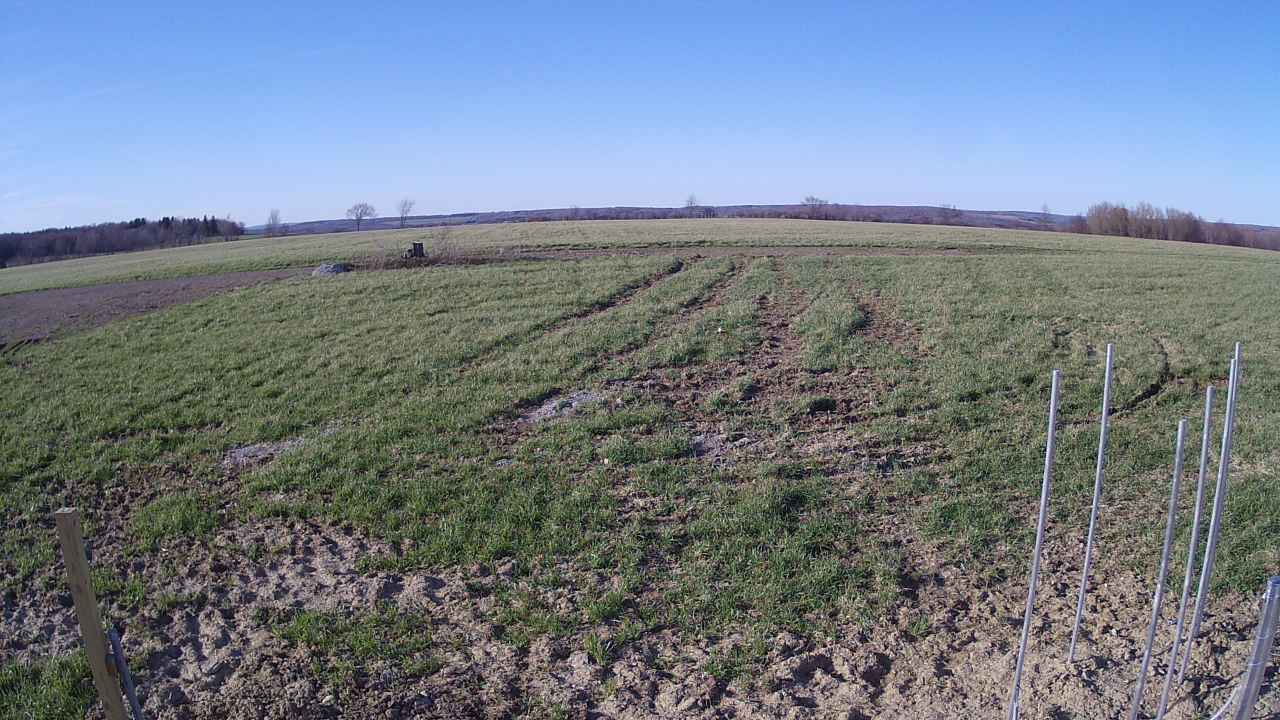
#> input picture mesonet/20160420T221001_DELE.jpg, 1280 x 720 px, found by its file name
$ jupyter execute mesonet_cv2_white.ipynb   (shell and % lines are left out)
#> lines starting #> are read from the running program, lines starting #| are printed output that depends on the picture; after the words box and inside, x2 and y2 are one past the last pixel; in counts of white or black regions, pixels touching at a corner belong together
[cell 1]

import cv2
from matplotlib import pyplot as plt

import numpy as np

[cell 2]
# [5 lines of commented-out code are left out]
image_path = '/home/arnold/raindrop-detection-cnn/mesonet/20160420T221001_DELE.jpg'
rawImage = cv2.imread(image_path)
#> rawImage is the input picture: shape (720, 1280, 3); mean B, G, R 138.7, 126.1, 114.9
plt.imshow(rawImage)
plt.show()

[cell 3]
#min white color
hsv = cv2.cvtColor(rawImage, cv2.COLOR_BGR2HSV)
#> hsv: shape (720, 1280, 3); mean H, S, V 74.2, 62.9, 148.1

# img = cv2.resize(rawImage,(400,500))
gray = cv2.cvtColor(rawImage,cv2.COLOR_BGR2GRAY)
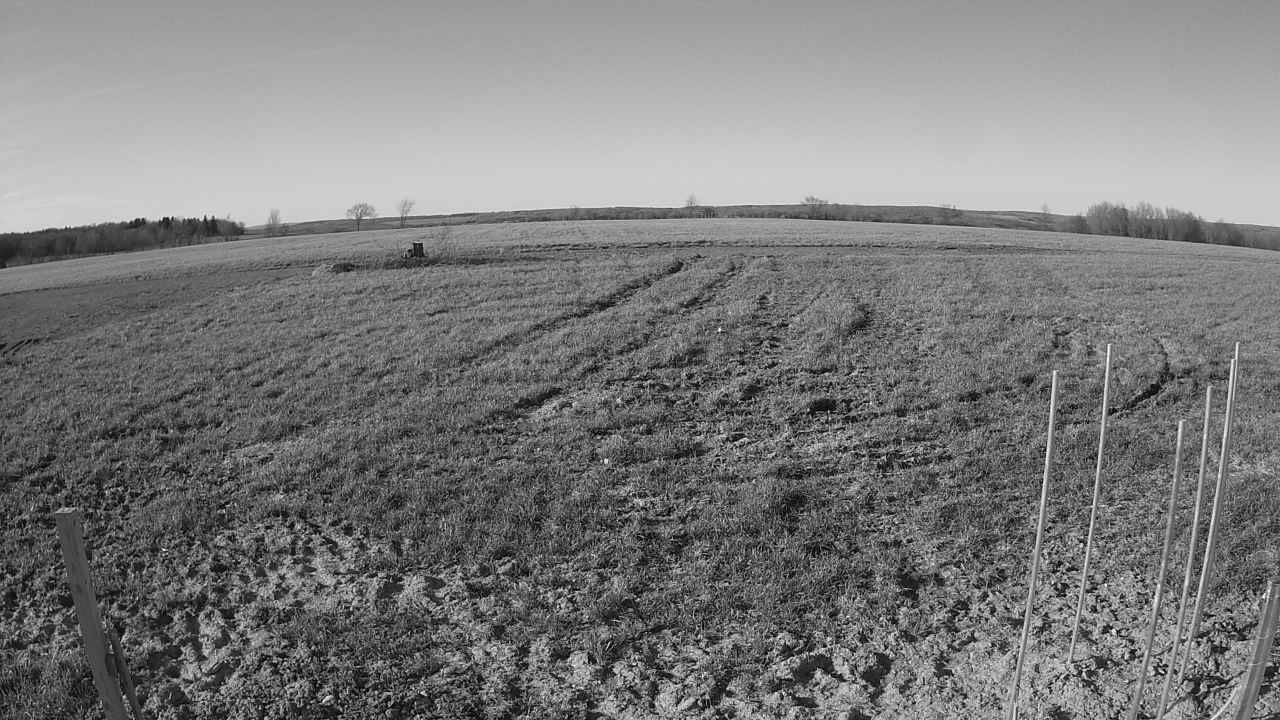
#> gray: shape (720, 1280); min 0, max 255, mean 124.2

# [4 lines of commented-out code are left out]

ret,gray = cv2.threshold(gray,127,255,0)
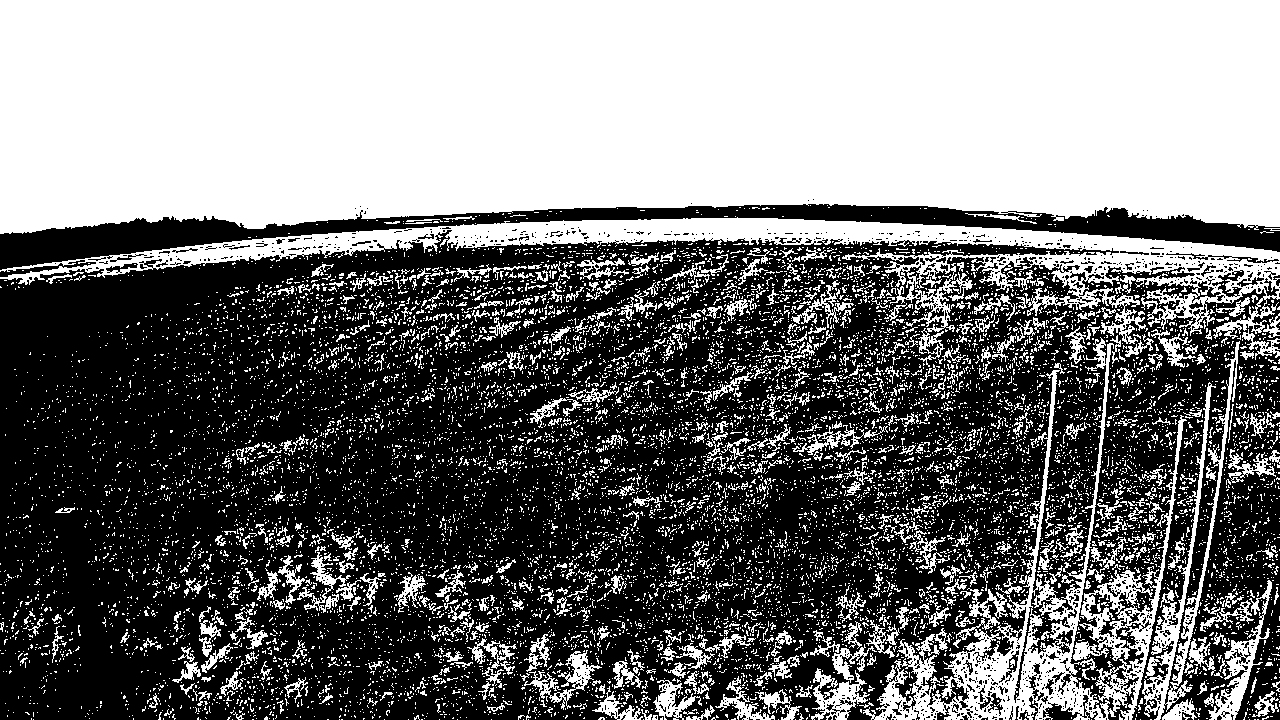
#> gray: shape (720, 1280); 46.1% white; 12149 white regions (11472 under 20 px)
gray2 = gray.copy()
mask = np.zeros(gray.shape,np.uint8)

contours, hier = cv2.findContours(gray,cv2.RETR_LIST,cv2.CHAIN_APPROX_SIMPLE)[-2:]
#> contours = 14430 contours, 13907 with area under 20; largest, box (x1, y1, x2, y2) and area: (0, 0, 1280, 234) 273907, (0, 217, 1280, 344) 35352, (863, 337, 1187, 720) 22772, (1142, 341, 1240, 720) 4060, (1208, 580, 1272, 720) 1876
for cnt in contours:
    if 200<cv2.contourArea(cnt)<5000:
        (x,y,w,h) = cv2.boundingRect(cnt)
        cv2.rectangle(gray2,(x,y),(x+w,y+h),0,-1)
#> this loop made 14430 passes
#> (x, y, w, h) on passes 570, 761, 811, 910, 1069, 1181, 1386, 1446, 1565, 1834, 1985, 2017: (1162, 698, 35, 22), (1252, 691, 27, 26), (755, 689, 47, 31), (592, 686, 51, 34), (653, 680, 49, 40), (715, 676, 60, 44), (811, 668, 59, 52), (894, 664, 25, 47), (613, 661, 30, 28), (524, 650, 78, 60), (832, 644, 45, 39), (676, 643, 39, 26)
#> cnt on passes 1 to 6: [[1257, 719], [1258, 719]], [[1254, 719], [1255, 719]], [[1249, 719]], [[1198, 719]], [[1150, 719], [1151, 719]], [[1140, 719]]
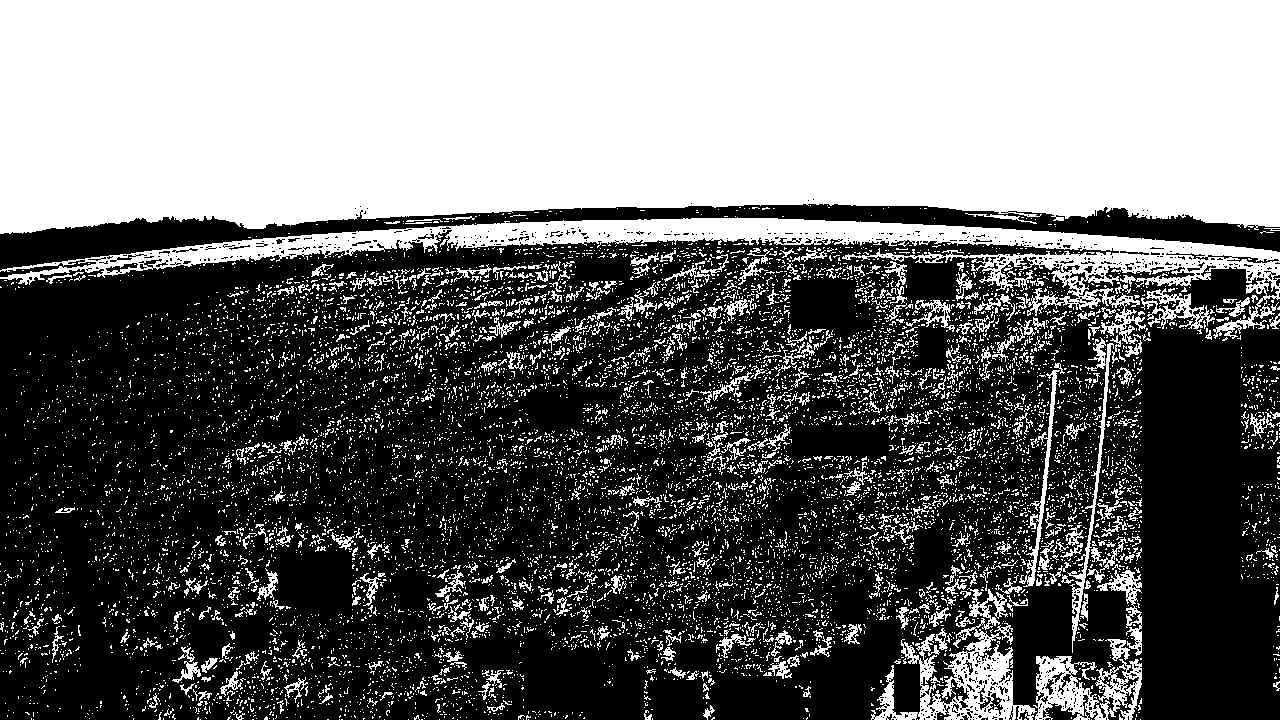
#> gray2: shape (720, 1280); 41.8% white; 10975 white regions (10394 under 20 px), largest, box (x1, y1, x2, y2) and area: (0, 0, 1280, 234) 275508, (0, 217, 1280, 344) 29953, (871, 588, 1037, 720) 6278

cv2.bitwise_not(gray2,gray2,mask)

plt.imshow(gray2)
plt.show()

lower_white = np.array([0,3,240])
higher_white = np.array([255,5,255])
# getting the range of blue color in frame
white_range = cv2.inRange(rawImage, lower_white, higher_white)
#> white_range: shape (720, 1280); every value is 0
# cv2.imshow("White", white_range);cv2.waitKey(0);
plt.imshow(white_range)
plt.show()

[cell 4]
#large white color
hsv = cv2.cvtColor(rawImage, cv2.COLOR_BGR2HSV)
lower_white = np.array([0,0,180])
higher_white = np.array([255,255,255])
white_range = cv2.inRange(rawImage, lower_white, higher_white)
#> white_range: shape (720, 1280); 6.8% white; 4220 white regions (4104 under 20 px), largest, box (x1, y1, x2, y2) and area: (0, 160, 1263, 233) 45753, (1195, 359, 1234, 609) 444, (1035, 371, 1056, 553) 374

# cv2.imshow("White", white_range);cv2.waitKey(0);
plt.imshow(white_range)
plt.show()

[cell 5]
#filter on bgr color space
lower_white = (180,180,180)
higher_white = (255,255,255)
white_range = cv2.inRange(rawImage, lower_white, higher_white)
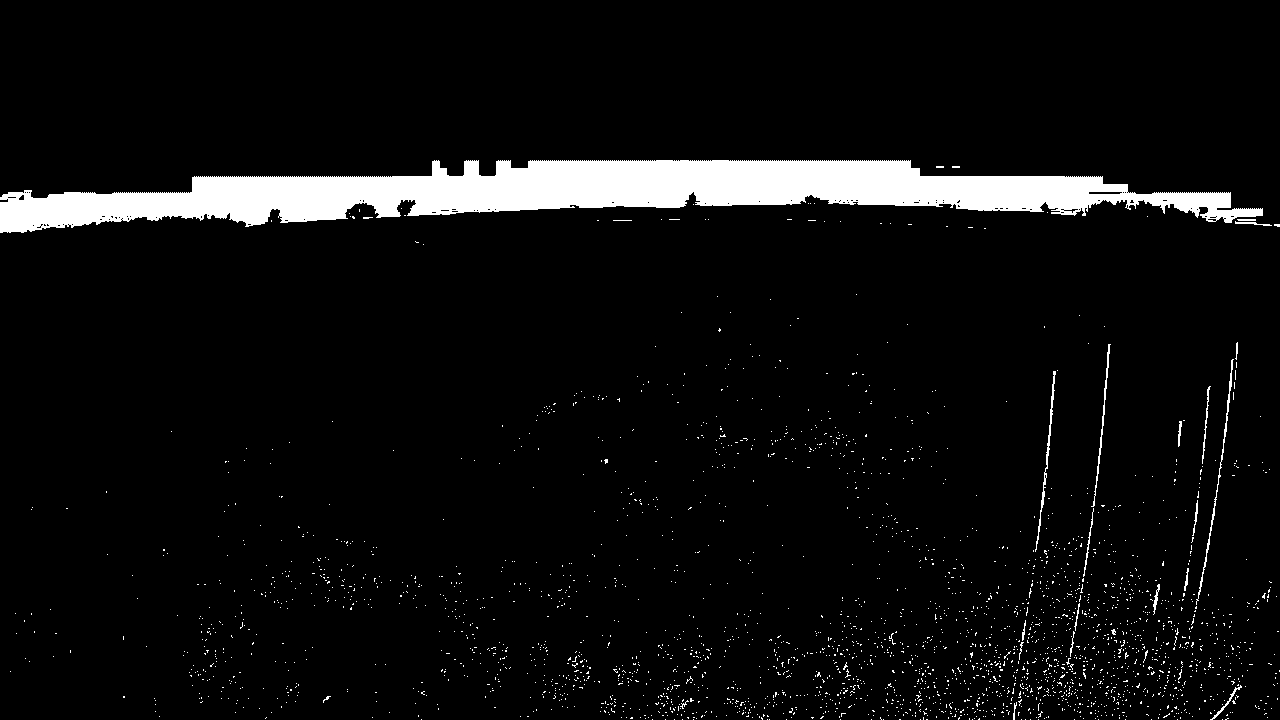
#> white_range: shape (720, 1280); 5.8% white; 2658 white regions (2637 under 20 px), largest, box (x1, y1, x2, y2) and area: (0, 160, 1263, 233) 45752, (1196, 359, 1234, 605) 434, (1035, 371, 1056, 552) 365
plt.imshow(white_range)
plt.show()

$ run again, with 20161021T144502_BATA.jpg copied over mesonet/20160420T221001_DELE.jpg
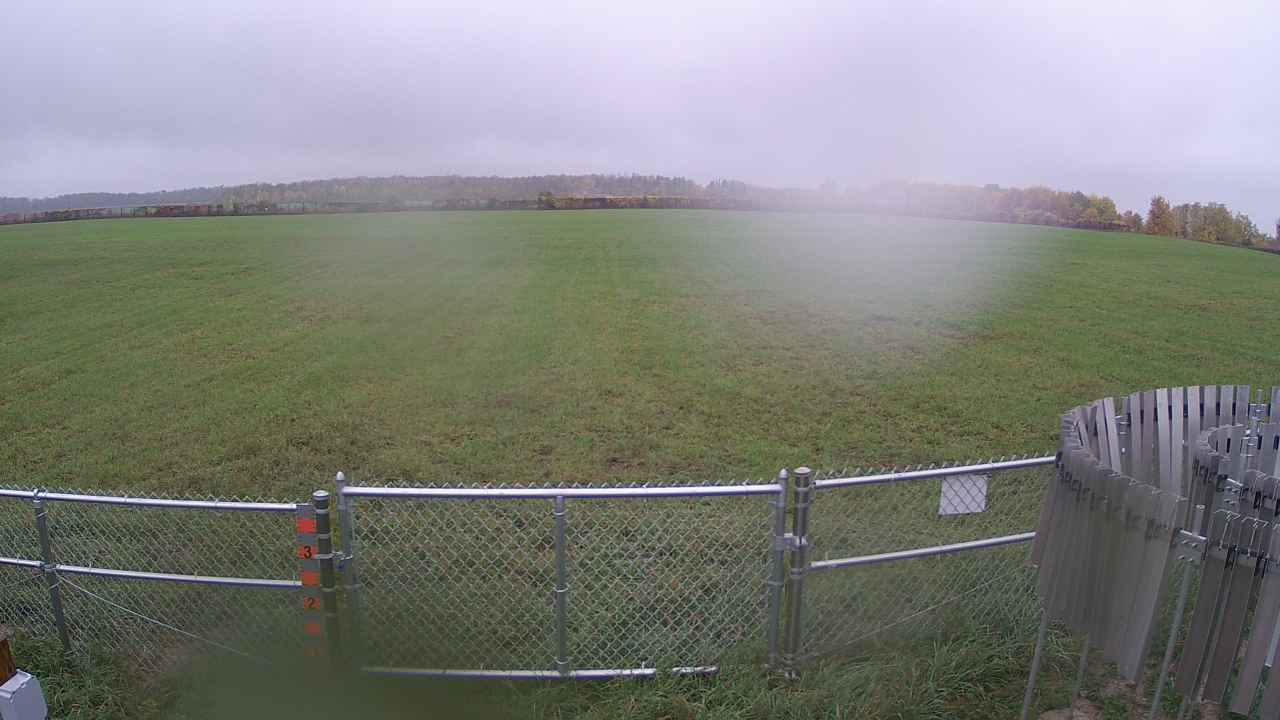
#> input picture 20161021T144502_BATA.jpg, 1280 x 720 px, found by its file name
#> rawImage is the input picture: shape (720, 1280, 3); mean B, G, R 125.7, 130.4, 128.7
#> hsv: shape (720, 1280, 3); mean H, S, V 71, 45.7, 139.2
#> `ret,gray = cv2.threshold(gray,127,255,0)`:
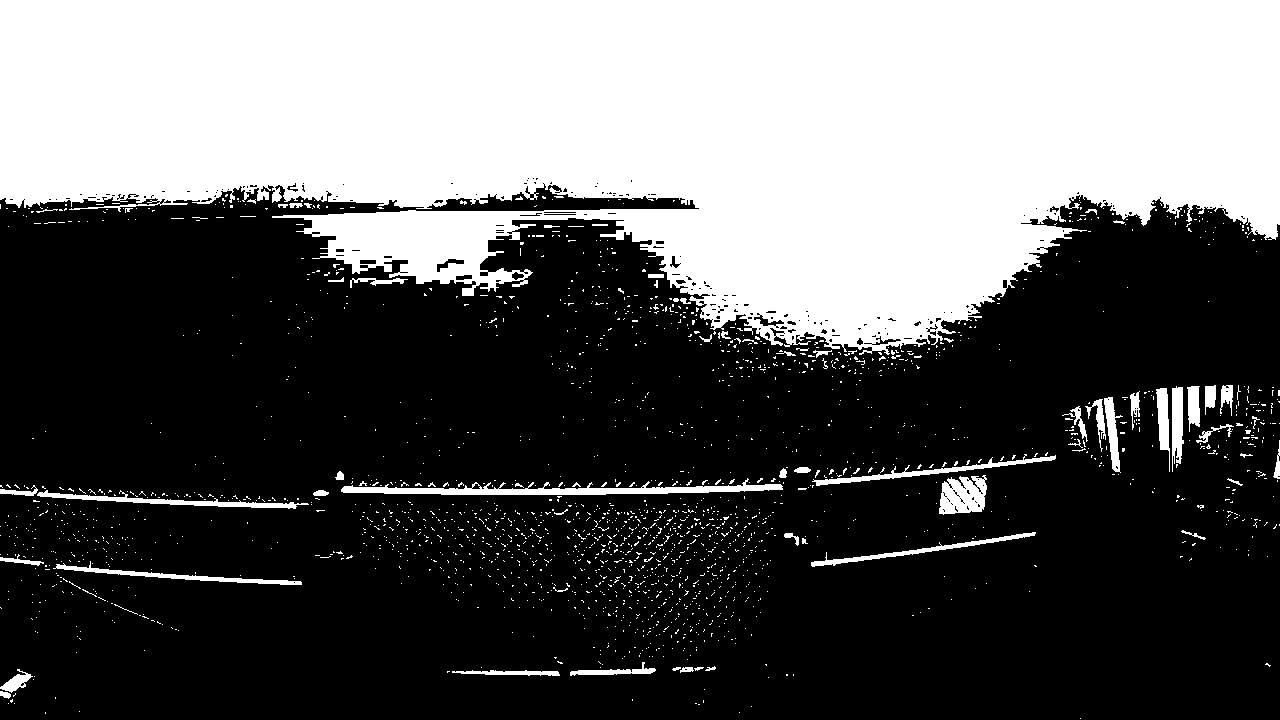
#> gray: shape (720, 1280); 37% white; 2119 white regions (2050 under 20 px)
#> contours = 2391 contours, 2313 with area under 20; largest, box (x1, y1, x2, y2) and area: (0, 0, 1280, 355) 317396, (341, 478, 783, 495) 2454, (939, 475, 987, 515) 1397, (37, 490, 309, 509) 992, (812, 454, 1056, 486) 900
#> the loop `for cnt in contours:` made 2391 passes
#> (x, y, w, h) on passes 24, 26, 36, 493, 849, 1297, 1384, 1388: (452, 670, 108, 6), (0, 669, 33, 24), (570, 662, 86, 14), (53, 561, 249, 24), (811, 532, 225, 35), (37, 490, 272, 19), (341, 478, 442, 17), (939, 475, 48, 40)
#> `white_range = cv2.inRange(rawImage, lower_white, higher_white)`:
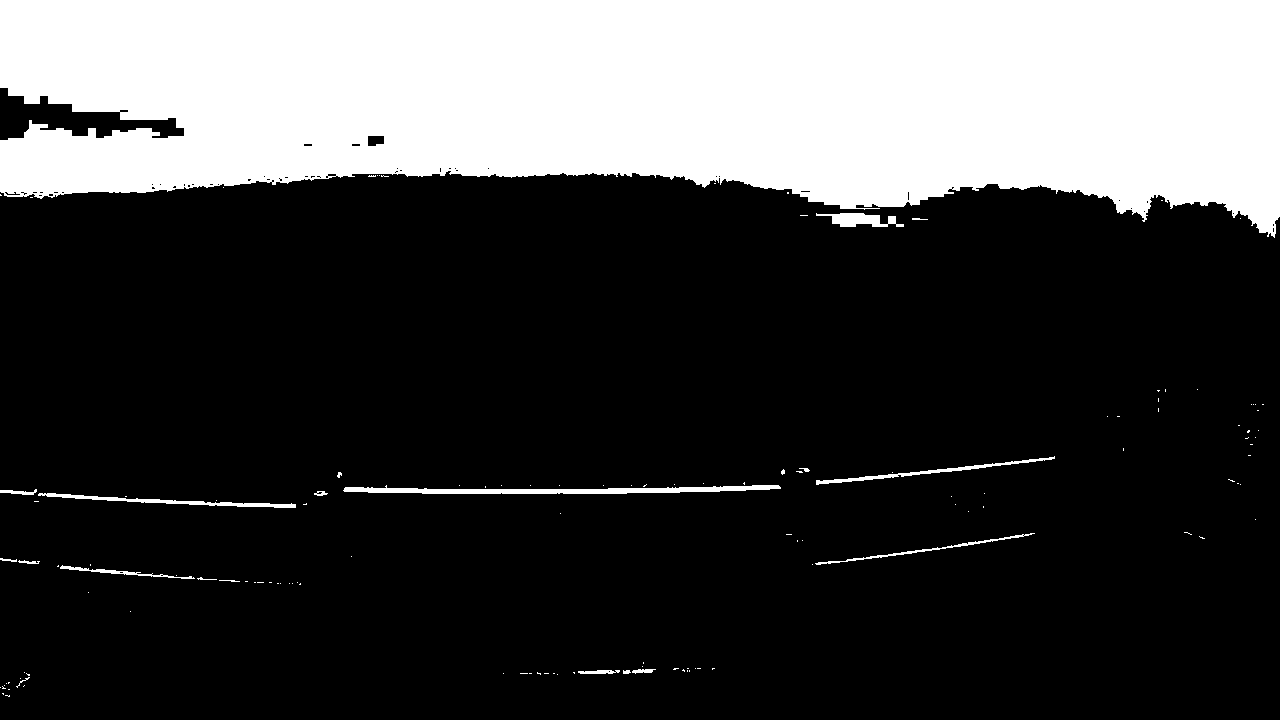
#> white_range: shape (720, 1280); 26.5% white; 132 white regions (112 under 20 px), largest, box (x1, y1, x2, y2) and area: (0, 0, 1280, 238) 238287, (343, 485, 781, 494) 2188, (38, 493, 296, 508) 922
